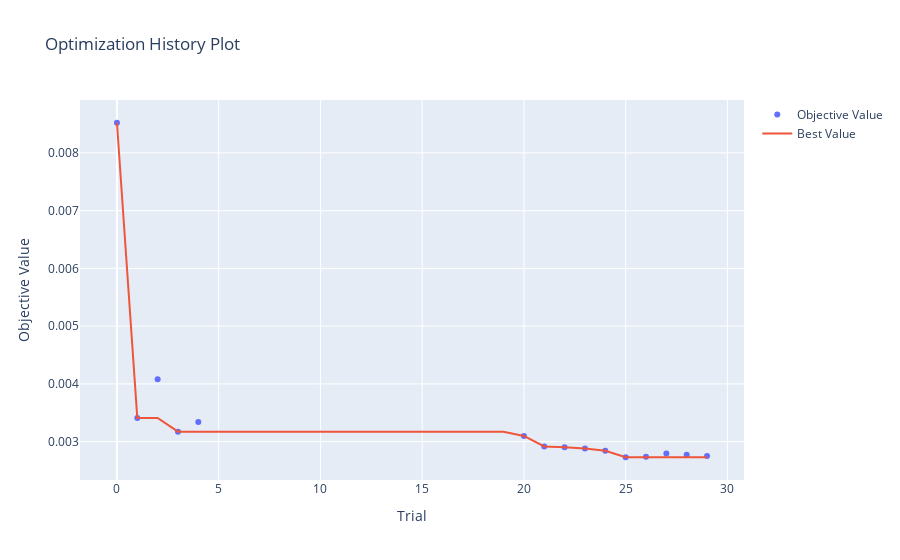

Notebook code for this chart:
### Code cell
optuna.visualization.plot_optimization_history(study_xgb)

### Figure 1 — Plotly figure (JSON) as saved in the notebook; plotly's stock layout.template omitted (floating-point values rounded to 4 significant figures)
{"data": [{"mode": "markers", "name": "Objective Value", "type": "scatter", "x": [0, 1, 2, 3, 4, 20, 21, 22, 23, 24, 25, 26, 27, 28, 29], "y": [0.008523, 0.003409, 0.004079, 0.003173, 0.003339, 0.003098, 0.002917, 0.002904, 0.002882, 0.00284, 0.002729, 0.002737, 0.002794, 0.002773, 0.002749]}, {"mode": "lines", "name": "Best Value", "type": "scatter", "x": [0, 1, 2, 3, 4, 5, 6, 7, 8, 9, 10, 11, 12, 13, 14, 15, 16, 17, 18, 19, 20, 21, 22, 23, 24, 25, 26, 27, 28, 29], "y": [0.008523, 0.003409, 0.003409, 0.003173, 0.003173, 0.003173, 0.003173, 0.003173, 0.003173, 0.003173, 0.003173, 0.003173, 0.003173, 0.003173, 0.003173, 0.003173, 0.003173, 0.003173, 0.003173, 0.003173, 0.003098, 0.002917, 0.002904, 0.002882, 0.00284, 0.002729, 0.002729, 0.002729, 0.002729, 0.002729]}, {"marker": {"color": "#cccccc"}, "mode": "markers", "name": "Infeasible Trial", "showlegend": false, "type": "scatter", "x": [], "y": []}], "layout": {"title": {"text": "Optimization History Plot"}, "xaxis": {"title": {"text": "Trial"}}, "yaxis": {"title": {"text": "Objective Value"}}}}
